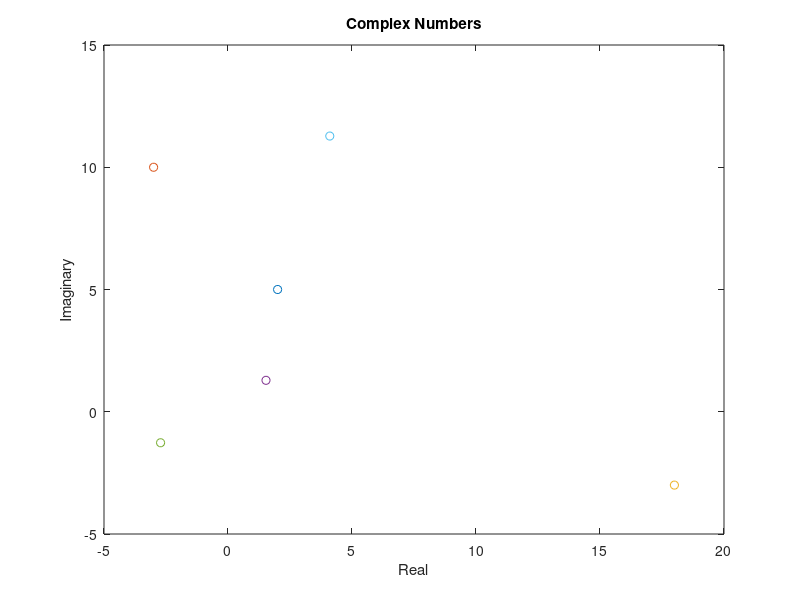

MATLAB code to generate this figure:
% Question 1
T = [10,-10];
R = 2000 .* exp((4200 ./ (T + 273)) - (4200 ./ 298));
V = (R ./ (R + 4000)) .* 10;
disp("Resistance:");
disp(R);
disp("Voltage");
disp(V);

%{
Resistance:
   4.2214e+03   1.3050e+04
Voltage
   5.1347   7.6539
%}

% Question 2
T = [-30:0.01:30];
R = 2000 .* exp((4200 ./ (T + 273)) - (4200 ./ 298));
plot(T,R);
ylabel("Resistance");
xlabel("Temperature");
title("Temperature vs Resistance");

uiwait(gcf()); % Waits until you close the graph before continuing

% See graph

% Question 3
Y1 = [1, 4, -5];
Y2 = [1, 1, -2];
Y3 = [1, 15, 58, -60, -1184, -1920];
R1 = roots(Y1);
R2 = roots(Y2);
R3 = roots(Y3);

disp("Roots of y = x^2 + 4x - 5");
disp(R1);
disp("Roots of y = x^2 + x - 2");
disp(R2);
disp("Roots of y = x^5 + 15x^4 + 58x^3 - 60x^2 - 1184x - 1920");
disp(R3);

%{
Roots of y = x^2 + 4x - 5
  -5
   1
Roots of y = x^2 + x - 2
  -2
   1
Roots of y = x^5 + 15x^4 + 58x^3 - 60x^2 - 1184x - 1920
  -9.2725 +      0i
   3.8346 +      0i
  -3.7435 + 3.4653i
  -3.7435 - 3.4653i
  -2.0752 +      0i
%}

% Question 4
function [result] = phasor(complex)
  result = [
    sqrt(real(complex) .* real(complex) + imag(complex) .* imag(complex)),
    atan(imag(complex) ./ real(complex)) .* 180 ./ 3.14159
  ];
end

C1 = 2 + 5j;
C2 = -3 + 10j;
C3 = 18 - 3j;
P1 = phasor(C1);
P2 = phasor(C2);
P3 = phasor(C3);
disp("Phasor of the complex number x = 2 + j5:");
disp(P1);
disp("Phasor of the complex number x = -3 + j10:");
disp(P2);
disp("Phasor of the complex number x = 18 - j3:");
disp(P3);

%{
Phasor of the complex number x = 2 + j5:
    5.3852
   68.1986
Phasor of the complex number x = -3 + j10:
   10.440
  -73.301
Phasor of the complex number x = 18 - j3:
   18.2483
   -9.4623
%}

% Question 5
function [result] = complex(phasor)
  angle = phasor(2) .* 3.14159 ./ 180;
  result = phasor(1) .* cos(angle) + phasor(1) .* sin(angle) .* j;
end

P4 = [2, 40];
P5 = [-3, 25];
P6 = [-12, -110];
C4 = complex(P4);
C5 = complex(P5);
C6 = complex(P6);
disp("Complex of the phasor number x = 2<40:");
disp(C4);
disp("Complex of the phasor number x = -3<25:");
disp(C5);
disp("Complex of the phasor number x = -12<-110:");
disp(C6);

%{
Complex of the phasor number x = 2<40:
   1.5321 + 1.2856i
Complex of the phasor number x = -3<25:
   -2.7189 - 1.2679i
Complex of the phasor number x = -12<-110:
   4.1042 + 11.2763i
%}

% Question 6
grid on;
plot(real(C1), imag(C1), 'o');
hold on;
plot(real(C2), imag(C2), 'o');
hold on;
plot(real(C3), imag(C3), 'o');
hold on;
plot(real(C4), imag(C4), 'o');
hold on;
plot(real(C5), imag(C5), 'o');
hold on;
plot(real(C6), imag(C6), 'o');

xlabel("Real");
ylabel("Imaginary");
title("Complex Numbers");

% See graph
